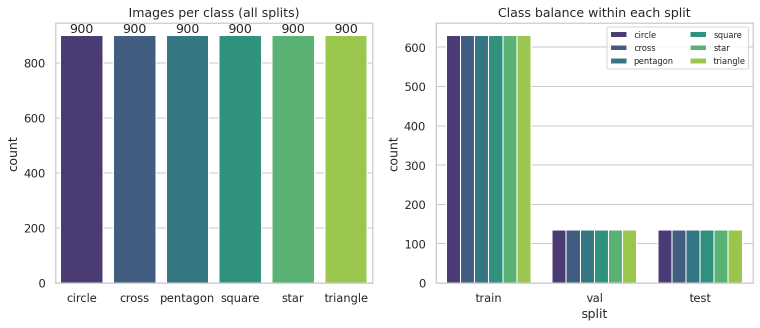
#> input picture ibm_shapes_project/ibm_shapes_project/results/figures/01_class_distribution.png, 1520 x 656 px (shown at 1/2 size)
$ python -i shapes_analysis.py   (imports and definitions only)
#> lines starting #> are read from the running program, lines starting #| are printed output that depends on the picture; after the words box and inside, x2 and y2 are one past the last pixel; in counts of white or black regions, pixels touching at a corner belong together
#!/usr/bin/env python3
"""
Shapes Image Dataset - Data Audit, EDA & Classification
========================================================

End-to-end analysis of a synthetic image dataset (6 shape classes, 64x64 RGB).

Pipeline
--------
1. Load      : read train/val/test label files into pandas
2. Audit     : missing/corrupt files, image size & mode, duplicates, label consistency
3. Features  : extract interpretable colour + geometric features from every image
4. EDA       : class balance, feature distributions, correlations, PCA projection
5. Bias check: are colour features independent of the class label? (ANOVA + colour-only model)
6. Modelling : Logistic Regression & Random Forest on shape features, evaluated on val/test
7. Report    : figures, tables, metrics.json and summary.txt saved to the output folder

Usage
-----
    python shapes_analysis.py --data-dir ./shapes_dataset --out-dir ./results
    python shapes_analysis.py --data-dir ./shapes_dataset --sample 300   # quick run
"""

import argparse
import hashlib
import json
import logging
import os
import time
import warnings

import matplotlib

# [1 line not run here, left out]
import matplotlib.pyplot as plt
import numpy as np
import pandas as pd
import seaborn as sns
from PIL import Image
from scipy import ndimage as ndi
from scipy import stats
from scipy.signal import find_peaks
from scipy.spatial import ConvexHull
from sklearn.decomposition import PCA
from sklearn.ensemble import RandomForestClassifier
from sklearn.linear_model import LogisticRegression
from sklearn.metrics import (accuracy_score, classification_report,
                             confusion_matrix, f1_score)
from sklearn.model_selection import StratifiedKFold, cross_val_score
from sklearn.pipeline import make_pipeline
from sklearn.preprocessing import StandardScaler

# [2 lines not run here, left out]
log = logging.getLogger("shapes")

SPLITS = ["train", "val", "test"]
COLOUR_FEATURES = ["fg_r", "fg_g", "fg_b", "bg_r", "bg_g", "bg_b",
                   "fg_brightness", "bg_brightness", "lum_contrast"]
QUALITY_FEATURES = ["noise_std", "sharpness"]
SHAPE_FEATURES = ["area_frac", "extent", "bbox_aspect", "circularity", "solidity",
                  "eccentricity", "radial_mean", "radial_cv", "radial_min_max",
                  "n_vertices"]


# --------------------------------------------------------------------------- #
# 1. Loading
# --------------------------------------------------------------------------- #
# [61 lines left out: functions load_labels, audit_dataset, not called in this run]


# --------------------------------------------------------------------------- #
# 3. Feature engineering
# --------------------------------------------------------------------------- #
def extract_features(path: str) -> dict:
    """
    Turn one image into a row of interpretable features.

    Colour / quality features describe *how the image looks* (nuisance variables).
    Shape features describe *what the object is* (geometry) and are rotation-,
    scale- and colour-invariant, which is why they can separate the classes.
    """
    img = np.asarray(Image.open(path).convert("RGB"), dtype=np.float32)
    h, w, _ = img.shape
#> h = 656; w = 1520

    # Background colour = median of the border pixels (shapes never touch the border)
    border = np.concatenate([img[0], img[-1], img[:, 0], img[:, -1]])
    bg = np.median(border, axis=0)
#> bg = [255, 255, 255]

    # Foreground mask = pixels far from the background colour, then clean-up
    dist = np.linalg.norm(img - bg, axis=2)
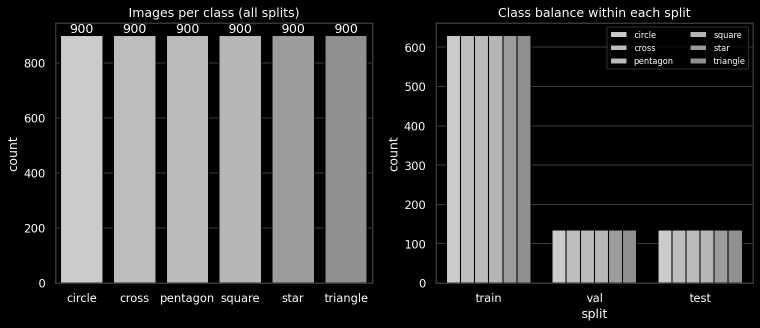
#> dist: shape (656, 1520) float32 (shown at 1/2 size); min 0, max 375.9, mean 99.6; drawn with min black and max white
    mask = dist > 60
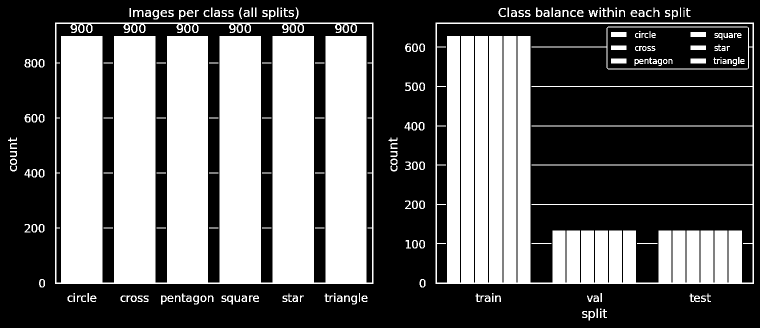
#> mask: shape (656, 1520) bool (shown at 1/2 size); 39.5% white; 220 white regions (10 under 20 px), largest, box (x1, y1, x2, y2) and area: (110, 45, 747, 568) 253776, (871, 45, 1508, 568) 122533, (1222, 64, 1253, 74) 310
    mask = ndi.binary_opening(mask, iterations=1)
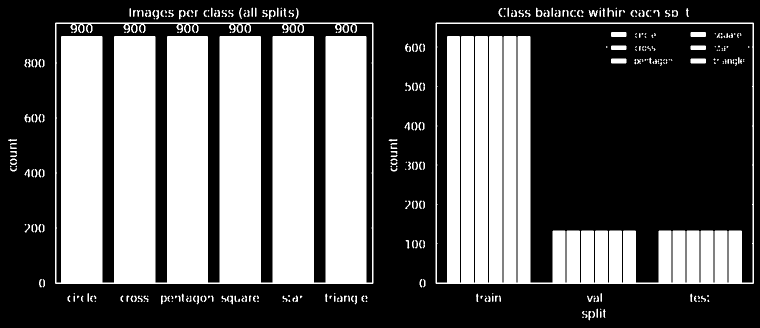
#> mask: shape (656, 1520) bool (shown at 1/2 size); 38.5% white; 362 white regions (132 under 20 px), largest, box (x1, y1, x2, y2) and area: (110, 45, 747, 568) 253504, (871, 45, 1508, 568) 116965, (1222, 64, 1253, 74) 306
    labelled, n = ndi.label(mask)
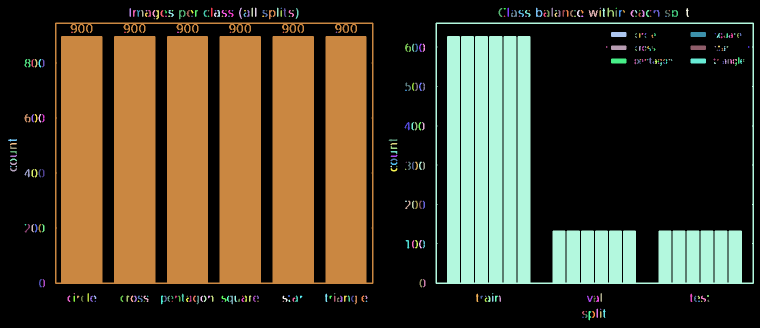
#> labelled: shape (656, 1520) int32 (shown at 1/2 size); 370 distinct labels, from 0 to 369; one colour per label, 0 black
#> n = 369
    if n > 1:  # keep the largest connected blob only
        sizes = ndi.sum(mask, labelled, range(1, n + 1))
#> sizes = 369 values, max 253504 at index 104, min 5 at index 5, mean 1040.3
        mask = labelled == (np.argmax(sizes) + 1)
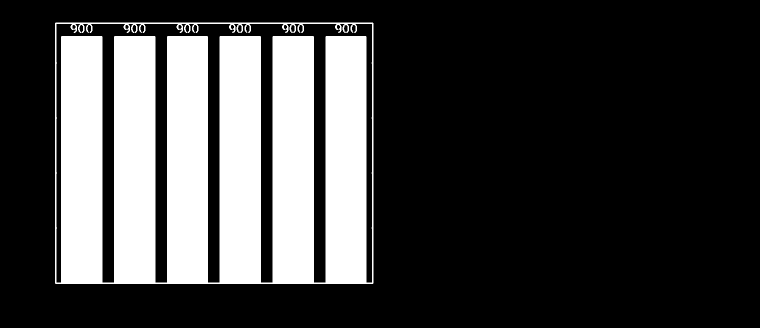
#> mask: shape (656, 1520) bool (shown at 1/2 size); 25.4% white; 1 white region, box (x1, y1, x2, y2) and area: (110, 45, 747, 568) 253504
    if mask.sum() < 10:  # safety net: degenerate image
        return {}

    fg = img[mask].mean(axis=0)
#> fg = [84.01, 133.5, 118]
    lum = lambda c: 0.299 * c[0] + 0.587 * c[1] + 0.114 * c[2]
    gray = img @ np.array([0.299, 0.587, 0.114], dtype=np.float32)
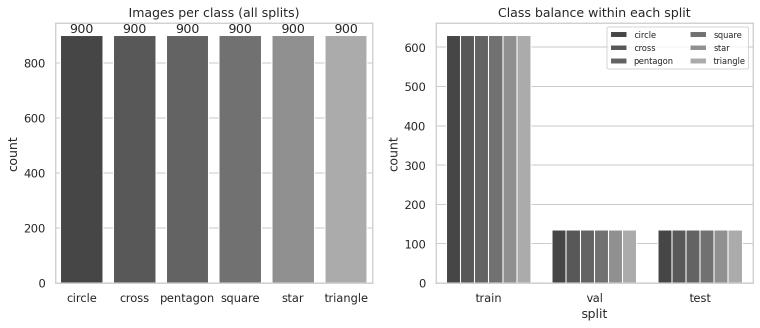
#> gray: shape (656, 1520) float32 (shown at 1/2 size); min 38, max 255, mean 201.1

    feats = {
        "fg_r": fg[0], "fg_g": fg[1], "fg_b": fg[2],
        "bg_r": bg[0], "bg_g": bg[1], "bg_b": bg[2],
        "fg_brightness": lum(fg), "bg_brightness": lum(bg),
        "lum_contrast": abs(lum(fg) - lum(bg)),
        "noise_std": float(img[~ndi.binary_dilation(mask, iterations=3)].std(axis=0).mean()),
        "sharpness": float(ndi.laplace(gray).var()),
    }

    # ---- geometry ---------------------------------------------------------
    ys, xs = np.nonzero(mask)
    area = float(mask.sum())
#> area = 253504
    feats["area_frac"] = area / (h * w)

    bh, bw = ys.max() - ys.min() + 1, xs.max() - xs.min() + 1
#> bh = 523; bw = 637
    feats["extent"] = area / (bh * bw)                 # fill ratio of bounding box
    feats["bbox_aspect"] = min(bh, bw) / max(bh, bw)

    boundary = mask & ~ndi.binary_erosion(mask)
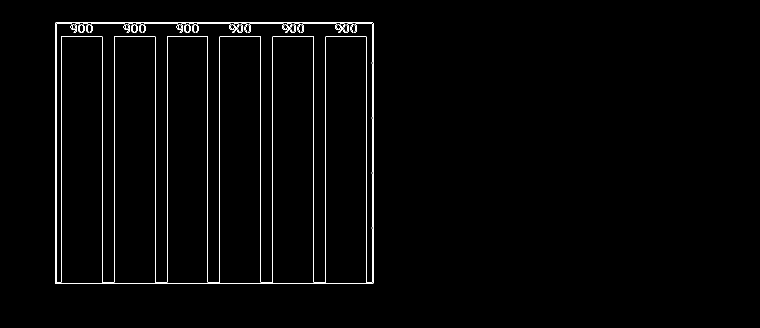
#> boundary: shape (656, 1520) bool (shown at 1/2 size); 1.2% white in thin lines or dots, all inside (x1, y1, x2, y2) = (110, 45, 747, 568)
    perimeter = float(boundary.sum())
#> perimeter = 11628
    feats["circularity"] = 4 * np.pi * area / (perimeter ** 2 + 1e-9)

    pts = np.column_stack([xs, ys])
#> pts = 253504 pairs, first value 110 to 746, second value 45 to 567
    try:
        feats["solidity"] = area / ConvexHull(pts).volume   # area / convex-hull area
    except Exception:
        feats["solidity"] = 1.0

    cx, cy = xs.mean(), ys.mean()
#> cx = 426.9; cy = 315.6
    mu20, mu02 = ((xs - cx) ** 2).mean(), ((ys - cy) ** 2).mean()
#> mu20 = 33966.7; mu02 = 21379.6
    mu11 = ((xs - cx) * (ys - cy)).mean()
#> mu11 = -0.754
    common = np.sqrt(4 * mu11 ** 2 + (mu20 - mu02) ** 2)
#> common = 12587.1
    l1, l2 = (mu20 + mu02 + common) / 2, (mu20 + mu02 - common) / 2
#> l1 = 33966.7; l2 = 21379.6
    feats["eccentricity"] = float(np.sqrt(max(0.0, 1 - l2 / (l1 + 1e-9))))

    # ---- radial signature: distance from centroid to boundary vs. angle ------
    by, bx = np.nonzero(boundary)
#> by = 11628 values from 45 to 567; bx = 11628 values, max 746 at index 636, min 110 at index 635, mean 427.6
    r = np.hypot(bx - cx, by - cy)
#> r = 11628 values, max 417.7 at index 636, min 11.95 at index 6877, mean 271.1
    theta = np.arctan2(by - cy, bx - cx)
#> theta = 11628 values, max 3.14 at index 6870, min -3.14 at index 6854, mean -0.285
    n_bins = 36
    bins = ((theta + np.pi) / (2 * np.pi) * n_bins).astype(int) % n_bins
#> bins = 11628 values, max 35 at index 6870, min 0 at index 5974, mean 15.87
    sig = np.full(n_bins, np.nan)
    for b in range(n_bins):
        vals = r[bins == b]
        if len(vals):
            sig[b] = vals.max()
#> after the loop, sig = 36 values, max 417.7 at index 13, min 255.2 at index 27, mean 336.2
    good = ~np.isnan(sig)
    centers = np.arange(n_bins)
    sig = np.interp(centers, centers[good], sig[good], period=n_bins)
    sig = ndi.uniform_filter1d(sig, size=3, mode="wrap")
#> sig = 36 values, max 400.7 at index 14, min 259.3 at index 27, mean 336.2

    sig_n = sig / sig.mean()
#> sig_n = 36 values, max 1.19 at index 14, min 0.771 at index 27, mean 1
    feats["radial_mean"] = float(sig.mean() / np.sqrt(area))
    feats["radial_cv"] = float(sig_n.std())
    feats["radial_min_max"] = float(sig.min() / sig.max())

    # number of "corners" = peaks of the radial signature (circular -> tile 3x)
    tiled = np.tile(sig_n, 3)
#> tiled = 108 values, max 1.19 at index 14, min 0.771 at index 27, mean 1
    peaks, _ = find_peaks(tiled, prominence=0.04)
#> peaks = [3, 14, 21, 32, 39, 50, 57, 68, 75, 86, 93, 104]
    feats["n_vertices"] = int(((peaks >= n_bins) & (peaks < 2 * n_bins)).sum())
    return feats


# [293 lines left out: functions build_feature_table, save, plot_class_distribution, plot_sample_grid, plot_feature_distributions, plot_colour_independence and 9 more, not called in this run]


# [2 lines not run here, left out]

>>> result = extract_features('results/figures/01_class_distribution.png')
#> result = 21 items
